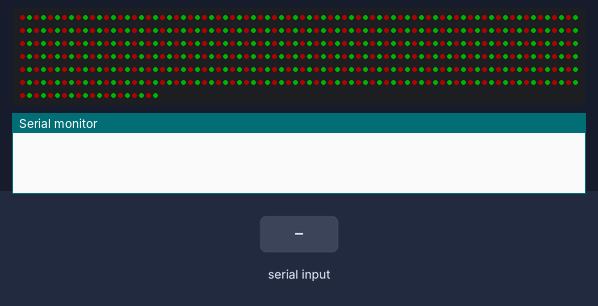
A sketch run on a simulated Arduino Uno, built with avr-gcc and run on an emulated ATmega328P. Parts: 500 RGB LEDs in strip order, left to right, continuing on the next row, the last lines printed to the serial monitor. The test bench sets the inputs (shaded band). Dim RGB values are drawn brighter than linear.

Above: at 0.8 s.
2.2 s: byte 2 (0x2) received over Serial
At 3.0 s:
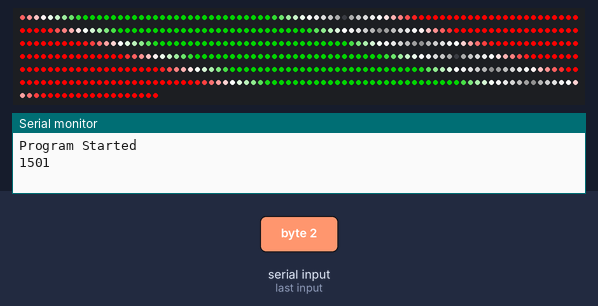
Timing chart, 0 to 5.2 s (numbered marks = the images above; inputs shaded):
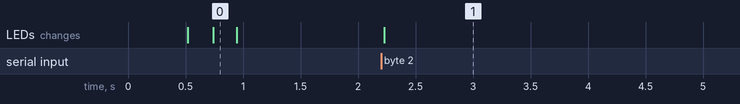

Measured:
- after the input at 2.2 s, the LEDs: change at once (image 1)

The sketch:

led_control.ino
```cpp
#include <FastLED.h>

#define LED_PIN               8
#define NUM_LEDS              500
#define SERIAL_BUFF_SIZE      (NUM_LEDS*3 + 1) // +1 for the command
#define BRIGHTNESS            255 // currently not used
#define LED_TYPE              WS2812B
#define COLOR_ORDER           GRB
#define ENABLE_DEBUG_MSGS     0
#define DELAY                 100

uint8_t startIndex = 0;

CRGB leds[NUM_LEDS];

void fillLEDs(char r, char g, char b);
void FillLEDsWithChristmas(); // Alternates red and green LEDs

// Color Palette stuff
CRGBPalette16 currentPalette;
TBlendType    currentBlending;
extern CRGBPalette16 ChristmasPalette;
extern const TProgmemPalette16 ChristmasPalette_p PROGMEM;


void setup() {
  delay(500); // power-up safety delay
  FastLED.addLeds<LED_TYPE, LED_PIN, COLOR_ORDER>(leds, NUM_LEDS).setCorrection( TypicalLEDStrip );
  FastLED.setBrightness(BRIGHTNESS);
  currentPalette = ChristmasPalette_p;
  currentBlending = LINEARBLEND;

  Serial.begin(500000); // Set baud rate

  // Startup sequence to indicate bootup complete
  fillLEDs(0, 0, 0);
  delay(200);
  // FillLEDsWithChristmas();
  // delay(200);
  // fillLEDs(0, 0, 255);
  // delay(200);
  FillLEDsWithChristmas();
  delay(200);
  fillLEDs(0, 0, 0);


  //if (ENABLE_DEBUG_MSGS) {
    Serial.println("Program Started");
    Serial.println(SERIAL_BUFF_SIZE);
  //}
}


void fillLEDs(char r, char g, char b) {
  for (int i=0; i < NUM_LEDS; i++) {
    leds[i].setRGB(r, g, b);
   }
  FastLED.show();
}


void FillLEDsWithChristmas() { // Alternates red and green LEDs
  int x = 0;
  for (int i=0; i < NUM_LEDS; i++) {
    if (x == 0) {
      leds[i].setRGB(55, 0, 0);
      x = 1;
    }
    else {
      leds[i].setRGB(0, 55, 0);
      x = 0;
    }
   }
  FastLED.show();
}


void fillLEDsFromPaletteColors( uint8_t colorIndex)
{
    uint8_t brightness = 255;

    for( int i = 0; i < NUM_LEDS; i++) {
        leds[i] = ColorFromPalette( currentPalette, colorIndex, brightness, currentBlending);
        colorIndex += 3;
    }
    FastLED.show();
}


/* Reads the buffer in order to handle the command byte
 *  and execute the desired functionality
 */
void processBuffer(char *buff) {
  int count = 0;
  int i = 1;
  int j = 2;
  int k = 3;
  int red, green, blue;
  char command = buff[0];

  if (command == 0x1) { // global color mode
    red = buff[i];
    green = buff[j];
    blue = buff[k];
    fillLEDs(red, green, blue);
  }
  else if (command == 0x02) { //color palette
    fillLEDsFromPaletteColors(startIndex);
  }
  else { // normal mode
    while (count < (NUM_LEDS)) {
      red = buff[i];
      green = buff[j];
      blue = buff[k];

            if (ENABLE_DEBUG_MSGS == 1) {
              Serial.print("Count = ");
              Serial.println(int(count));
              Serial.print("LED i = " );
              Serial.println(int(red));
              Serial.print("LED j = ");
              Serial.println(int(green));
              Serial.print("LED k = ");
              Serial.println(int(blue));
            }

      leds[count].setRGB(red, green, blue);
      //leds[count].setRGB(200*(count%2), 200*((count+1)%2), 0);

      i += 3;
      j += 3;
      k += 3;
      count++;
      }

    FastLED.show();
  }

}

  int buffPos = 0;
  int numBytesToRead;

void loop() {
  char serialBuff[SERIAL_BUFF_SIZE+30];
  char ch;

  startIndex = startIndex + 1;

  while (Serial.available() > 0) { // when serial buffer has data
    ch = Serial.read(); // read one byte

    if (buffPos == 0 && ch == 0x1) { //global color mode
      numBytesToRead = 4 - 1;
    }
    else if (buffPos == 0 && ch == 0x2) { // palette mode
      numBytesToRead = 1 - 1;
    }
    else if (buffPos == 0) { // default to individually addressable LEDs
      numBytesToRead = SERIAL_BUFF_SIZE - 1;
    }


    if (buffPos == numBytesToRead) {
      serialBuff[buffPos] = ch; // grab last needed byte

      if (ENABLE_DEBUG_MSGS == 1) {
        Serial.print("serialBuff[");
        Serial.print((buffPos ));
        Serial.print("] = ");
        Serial.println(int(serialBuff[buffPos]));
      }
      //Serial.println("Clear buffer");
      processBuffer(serialBuff);
      buffPos = 0;
    }
    else {
      serialBuff[buffPos] = ch; // Store received byte
      buffPos++; // Move to next position in buffer
      if (ENABLE_DEBUG_MSGS == 1) {
        Serial.print("serialBuff[");
        Serial.print((buffPos ));
        Serial.print("] = ");
        Serial.println(int(serialBuff[buffPos]));
      }
    }

  }

}


// This example shows how to set up a static color palette
// which is stored in PROGMEM (flash), which is almost always more
// plentiful than RAM.  A static PROGMEM palette like this
// takes up 64 bytes of flash.
const TProgmemPalette16 ChristmasPalette_p PROGMEM =
{
    CRGB::White,
    CRGB::Red,
    CRGB::Red,
    CRGB::Red,
    CRGB::Red,
    CRGB::Red,
    CRGB::Red,
    CRGB::White,

    CRGB::Green,
    CRGB::Green,
    CRGB::Green,
    CRGB::Green,
    CRGB::Green,
    CRGB::Green,
    CRGB::White,

};
```
